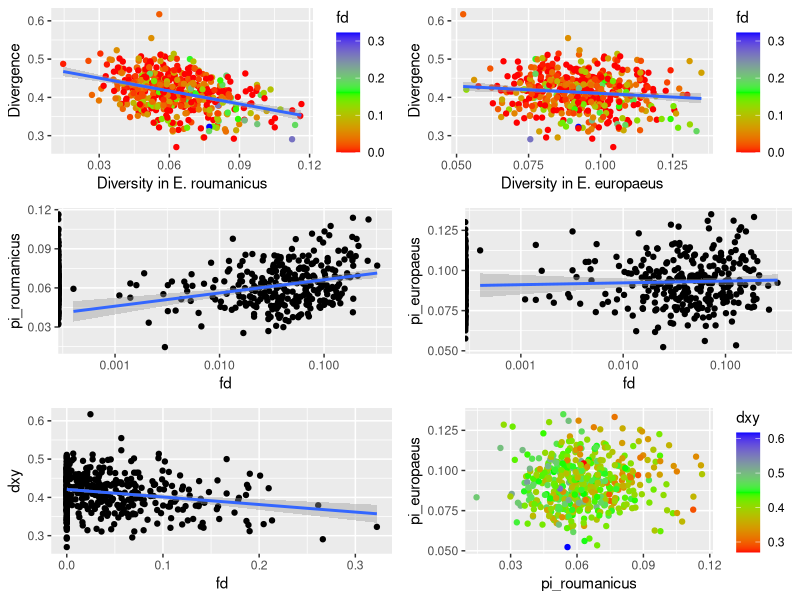

The R script that drew this image:
# Here I use statistics computed in common windows
popgen     <- read.table('nonoverlap.PopGenStats.csv',  header=TRUE, sep=',', 
              col.names=c('scaffold', 'start', 'end', 'mid', 'sites', 'pi_roumanicus', 'pi_europaeus', 'dxy', 'Fst'))
abbababa   <- read.table('nonoverlap.abbababa.csv', header=TRUE, sep=',')
abbababa$fd[abbababa$D <= 0] <- 0.0
allStats   <- merge(popgen, abbababa, by=c('scaffold', 'start', 'end'))
filter <- !is.na(allStats$fd)

library(ggplot2)
library(gridExtra)

p1 <- ggplot(data=allStats[filter,], mapping=aes(x=pi_roumanicus, y=dxy)) + 
      geom_point(mapping=aes(colour=fd)) + geom_smooth(method='lm') + xlab('Diversity in E. roumanicus') +
      ylab('Divergence') + scale_colour_gradientn(colours=rainbow(3))

p2 <- ggplot(data=allStats[filter,], mapping=aes(x=pi_europaeus, y=dxy)) + 
      geom_point(mapping=aes(colour=fd)) + geom_smooth(method='lm') + xlab('Diversity in E. europaeus') +
      ylab('Divergence') + scale_colour_gradientn(colours=rainbow(3))

p3 <- ggplot(data=allStats[filter,], mapping=aes(x=fd, y=pi_roumanicus)) + geom_point() + scale_x_continuous(trans='log10') + geom_smooth(method='lm')

p4 <- ggplot(data=allStats[filter,], mapping=aes(x=fd, y=pi_europaeus))  + geom_point() + scale_x_continuous(trans='log10') + geom_smooth(method='lm')

p5 <- ggplot(data=allStats[filter,], mapping=aes(x=fd, y=dxy)) + geom_point() + geom_smooth(method='lm')

p6 <- ggplot(data=allStats[filter,], mapping=aes(x=pi_roumanicus, y=pi_europaeus, colour=dxy)) + geom_point() + scale_colour_gradientn(colours=rainbow(3))

png(filename='pi_dxy_fd.png')
grid.arrange(p1, p2, p3, p4, p5, p6, nrow=3)
dev.off()

